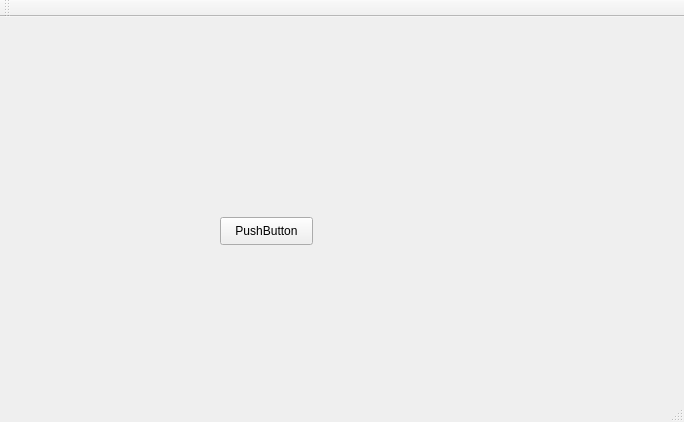
<?xml version="1.0" encoding="UTF-8"?>
<ui version="4.0">
 <class>Maxtest</class>
 <widget class="QMainWindow" name="Maxtest">
  <property name="geometry">
   <rect>
    <x>0</x>
    <y>0</y>
    <width>684</width>
    <height>422</height>
   </rect>
  </property>
  <property name="windowTitle">
   <string>Maxtest</string>
  </property>
  <widget class="QWidget" name="centralWidget">
   <widget class="QPushButton" name="pushButton">
    <property name="geometry">
     <rect>
      <x>220</x>
      <y>200</y>
      <width>93</width>
      <height>28</height>
     </rect>
    </property>
    <property name="text">
     <string>PushButton</string>
    </property>
   </widget>
  </widget>
  <widget class="QMenuBar" name="menuBar">
   <property name="geometry">
    <rect>
     <x>0</x>
     <y>0</y>
     <width>684</width>
     <height>22</height>
    </rect>
   </property>
  </widget>
  <widget class="QToolBar" name="mainToolBar">
   <attribute name="toolBarArea">
    <enum>TopToolBarArea</enum>
   </attribute>
   <attribute name="toolBarBreak">
    <bool>false</bool>
   </attribute>
  </widget>
  <widget class="QStatusBar" name="statusBar"/>
 </widget>
 <layoutdefault spacing="6" margin="11"/>
 <resources/>
 <connections/>
</ui>
